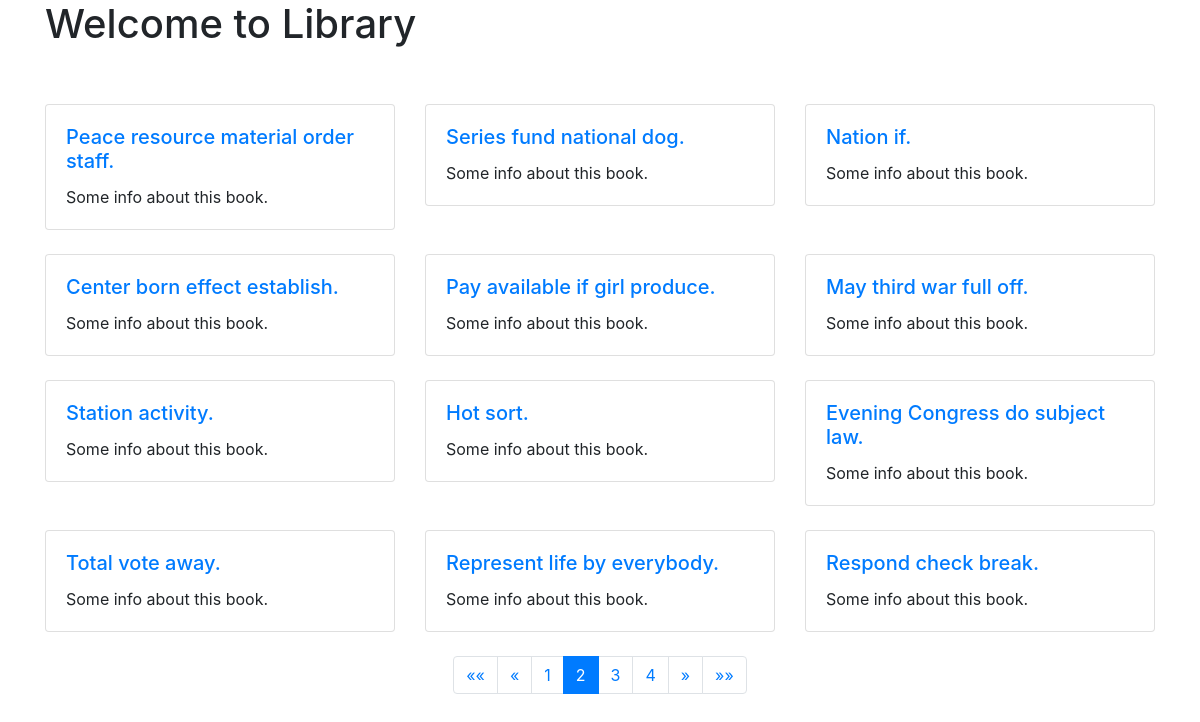
The app's page /users/?page=2 (signed in) with its own data.
### library/models.py (models this page shows, shortened)
class Book(models.Model):
    title = models.CharField(max_length=200)
    authors = models.ManyToManyField(Author)
    genre = models.ForeignKey(Genre, on_delete=models.CASCADE)
    pub_date = models.DateField('Publication date')
    quantity = models.IntegerField(default=1)

### users/views.py (the view)
# urls.py: path('', views.users_home, name='index'),
@login_required
@user_passes_test(lambda u: not u.is_staff)
def users_home(request):
    if request.method == 'POST':
        book_id = request.POST.get('book_id')
        book = get_object_or_404(Book, id=book_id)
        BorrowedBook.objects.create(user=request.user, book=book)
    books_list = Book.objects.all()
    page = request.GET.get('page', 1)
    paginator = Paginator(books_list, 12)  # Show 10 books per page
    try:
        books = paginator.page(page)
    except PageNotAnInteger:
        books = paginator.page(1)
    except EmptyPage:
        books = paginator.page(paginator.num_pages)
    return render(request, 'users/index.html', {'books': books})

### users/templates/users/index.html (shortened to what this page needs)
<!DOCTYPE html>
<html>
<head>
    <link href="https://stackpath.bootstrapcdn.com/bootstrap/4.3.1/css/bootstrap.min.css" rel="stylesheet">
</head>
<body>
<div class="container">
    <h1>Welcome to Library</h1>
    <br><br>
    <div class="row">
        {% for book in books %}
            <div class='col-4'>
                <div class='card mb-4'>
                    <div class='card-body'>
                        <h5 class='card-title'><a href="{% url 'users:book-detail' book.id %}">{{ book.title }}</a></h5>
                        <p class='card-text'> Some info about this book. </p>
                    </div>
                </div>
            </div>
        {% endfor %}
    </div>
    <nav aria-label="Page navigation example">
        <ul class="pagination justify-content-center">
            {% if books.has_previous %}
                <li class="page-item">
                    <a class="page-link" href="?page=1" aria-label="First">
                        <span aria-hidden="true">&laquo;&laquo;</span>
                    </a>
                </li>
                <li class="page-item">
                    <a class="page-link" href="?page={{ books.previous_page_number }}" aria-label="Previous">
                        <span aria-hidden="true">&laquo;</span>
                    </a>
                </li>
            {% endif %}
            {% for num in books.paginator.page_range %}
                {% if books.number == num %}
                    <li class="page-item active">
                        <span class="page-link">{{ num }} <span class="sr-only">(current)</span></span>
                    </li>
                {% elif num > books.number|add:-3 and num < books.number|add:3 %}
                    <li class="page-item"><a class="page-link" href="?page={{ num }}">{{ num }}</a></li>
                {% endif %}
            {% endfor %}
            {% if books.has_next %}
                <li class="page-item">
                    <a class="page-link" href="?page={{ books.next_page_number }}" aria-label="Next">
                        <span aria-hidden="true">&raquo;</span>
                    </a>
                </li>
                <li class="page-item">
                    <a class="page-link" href="?page={{ books.paginator.num_pages }}" aria-label="Last">
                        <span aria-hidden="true">&raquo;&raquo;</span>
                    </a>
                </li>
            {% endif %}
        </ul>
    </nav>
</div>
</body>
</html>

### records on screen
Book: title "Peace resource material order staff."
Book: title "Series fund national dog."
Book: title "Nation if."
Book: title "Center born effect establish."
Book: title "Pay available if girl produce."
Book: title "May third war full off."
Book: title "Station activity."
Book: title "Hot sort."
Book: title "Evening Congress do subject law."
Book: title "Total vote away."
Book: title "Represent life by everybody."
Book: title "Respond check break."

### other values on screen
{{ num }} "1" "3" "4"
{{ num }} "2"
